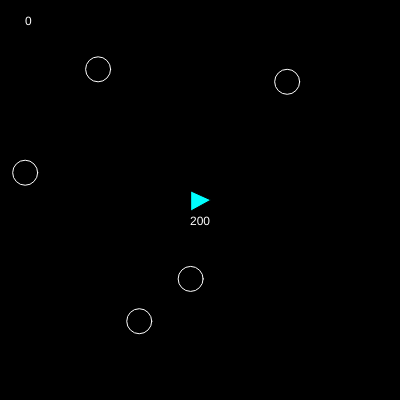
Frame 1 (no input)
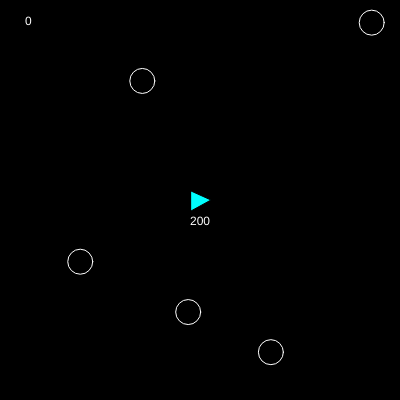
Frame 60 (no input)
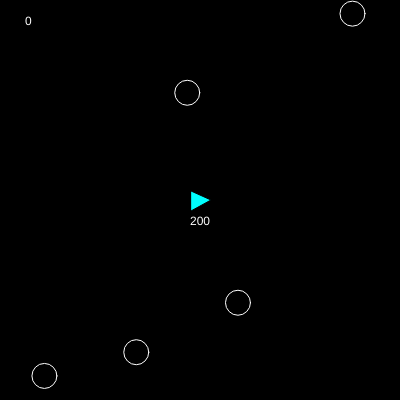
Frame 120 (the mouse pressed at the canvas centre since frame 60)

The p5.js sketch that drew these frames (run headless with seeded random() and noise() and a simulated clock; from frame 60 on, the mouse is pressed at the canvas centre):

// p5.js sketch
// ── sketch.js

function setup() {
  createCanvas(400, 400);
  p = createVector(width / 2, height / 2)
  pVel = createVector(0, 0);
  force = createVector(0, 0);
  size = 10;
  heading = 0;
  boostColor = color(0, 255, 0);
  playerColor = color(255);
  Score = 0;
  Health = 200;
  bb = [];
  bbVel = [];
  bbSize = 25;

  for (var i = 0; i < 5; i++) {
      bb.push(createVector(random(0, width), random(0, height)));
      bbVel.push(p5.Vector.random2D().mult(random(0.25, 2.25)));
  }
}

function draw() {
  background(0);

  updatePlayer();
  updateBubbles();
  updateLasers();

}
// ── bubble.js
//bubble variables
var bb;
var bbVel;
var bbSize;

function updateBubbles() {
    touch = false;
    for (var i = 0; i < bb.length; i++) {
        push();

        //bubble collisions 
        if (dist(bb[i].x, bb[i].y, p.x, p.y) < bbSize / 2) {
            touch = true;
            console.log(touch);
        }
        //update bb locations
        bb[i].add(bbVel[i]);

        //contain bb
        //contain player
        if (bb[i].x > width + bbSize / 2) {
            bb[i].x = 0
        }
        if (bb[i].x < -bbSize / 2) {
            bb[i].x = 400
        }
        if (bb[i].y > height + bbSize / 2) {
            bb[i].y = 0
        }
        if (bb[i].y < -bbSize / 2) {
            bb[i].y = 400
        }

        noFill()
        stroke(255);
        ellipse(bb[i].x, bb[i].y, bbSize);
        pop();
    }
    if (touch == true) {
        playerColor = color(255, 0, 0);
        Health--;
    } else {
        playerColor = color(255);
    }

}
// ── laser.js
lasers = [];
laserVel = [];


function updateLasers() {
    for (var i = 0; i < lasers.length; i++) {

        //check bubble collisions
        for (var z = 0; z < bb.length; z++) {
            if (dist(lasers[i].x, lasers[i].y, bb[z].x, bb[z].y) < bbSize / 2) {
                bb[z] = createVector(random(0, width), random(0, height));
                bbVel[z] = p5.Vector.random2D().mult(random(0.25, 2.25));
                Score++;
            }
        }
        lasers[i].add(laserVel[i]);

        push();
        stroke(0,255,0);
        //point(lasers[i].x,lasers[i].y);

        line(lasers[i].x, lasers[i].y, lasers[i].x + laserVel[i].x * 4, lasers[i].y + laserVel[i].y * 4)

        pop();
    }
}

function keyPressed() {
    //console.log (keyCode); 
    if (keyCode == 32) {
        lasers.push(createVector(p.x, p.y));
        laserVel.push(p5.Vector.fromAngle(radians(heading)).mult(7));


    }
}
// ── player.js
var p;
var size;
var heading;
var pVel;
var force;
var boostColor;
var touch;
var playerColor;
var Score;
var Health;

function updatePlayer() {
    boostColor = color(0)
        //move and rotate player 

    if (keyIsDown(LEFT_ARROW)) {
        heading -= 6;
    }
    if (keyIsDown(RIGHT_ARROW)) {
        heading += 6;
    }
    if (keyIsDown(UP_ARROW)) {
        force = p5.Vector.fromAngle(radians(heading));
        pVel.add(force.mult(0.2));
        boostColor = color(255,0, 0);
    }

    //contain player
    if (p.x > 400) {
        p.x = 0
    }
    if (p.x < 0) {
        p.x = 400
    }
    if (p.y > 400) {
        p.y = 0
    }
    if (p.y < 0) {
        p.y = 400
    }



    //update player location
    pVel.mult(0.978);
    p.add(pVel);
    //draw the player
    push();
    translate(p.x, p.y);
    rotate(radians(heading));
    //flame stuff

    fill(boostColor)
    triangle(-size + 2, size * .7, -size * 3.5, size / 7, size * -.7, -size * .7);
    //health


    fill("cyan");
    triangle(-size + 1, -size + 1, size + 1, 0, -size + 1, size + 1);
    pop();
    fill(255);
    text(Health, p.x - 10, p.y + 25)

    fill(255);
    text(Score, 25, 25);

}
